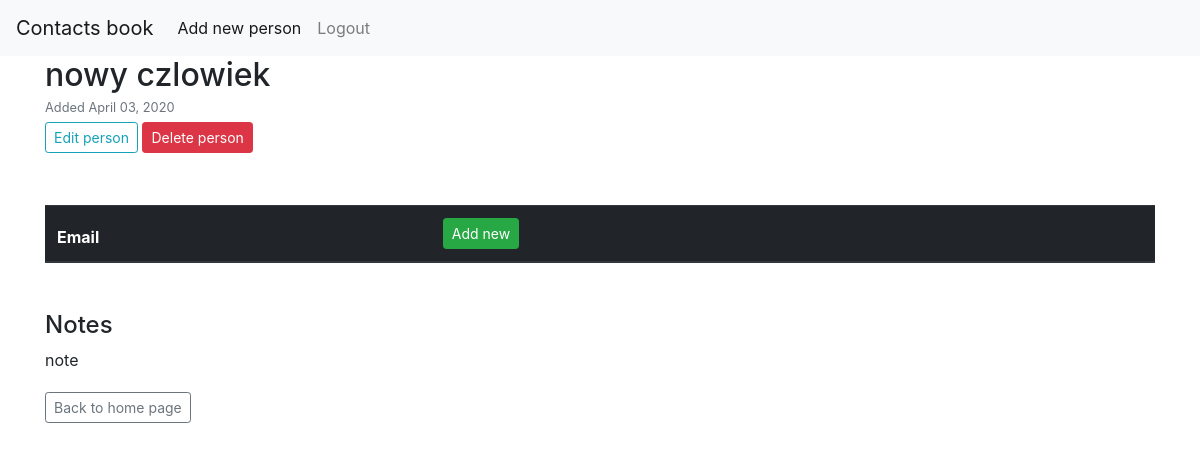
The page /person/8/ (signed in) on the database as committed earlier.
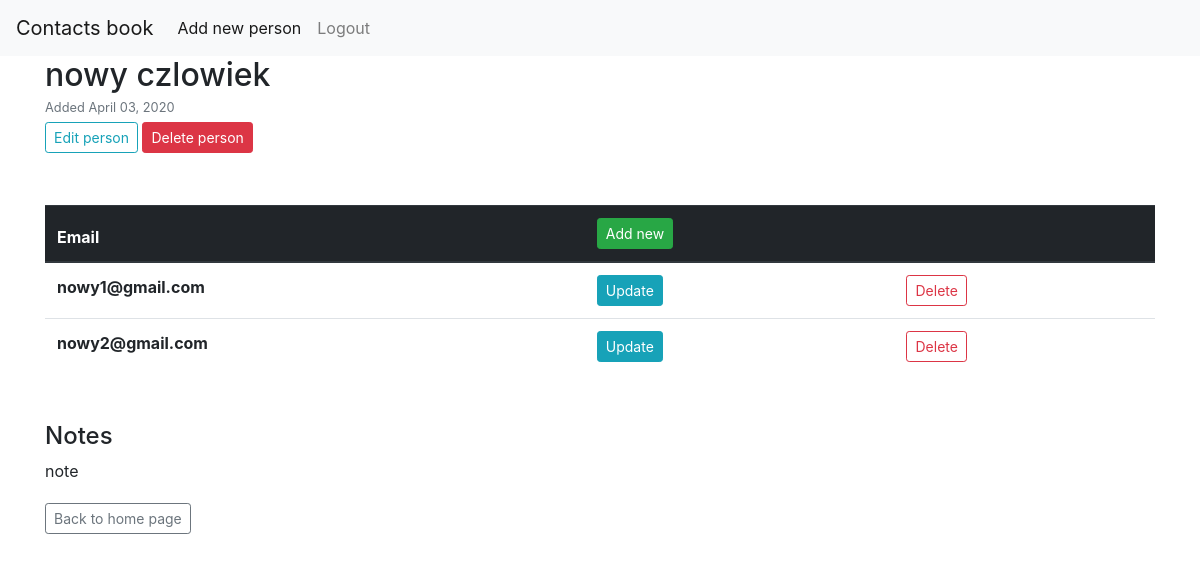
The same page on the database as committed later.
### contact_book/models.py (models this page shows, shortened)
class Email(models.Model):
    email = models.EmailField(null=False)
    person = models.ForeignKey(Person, on_delete=models.CASCADE)

### contact_book/views.py (the view)
# urls.py: path('person/<int:pk>/', PersonDetailView.as_view(), name='detail-person'),
class PersonDetailView(LoginRequiredMixin, UserPassesTestMixin, DetailView):
    model = Person
    def test_func(self):
        person = self.get_object()
        return True if self.request.user == person.owner else False

### contact_book/templates/contact_book/person_detail.html
{% extends "contact_book/base.html" %}
{% block content %}
<article class="media content-section">
    <div class="media-body">
        <h2 class="mr-2 mb-0">{{ object.first_name }} {{ object.second_name }}</h2>
        <small class="text-muted">Added {{ object.date_added|date:"F d, Y" }}</small>
        <div>
            <a href="{% url 'update-person' object.id %}"
               class="btn btn-outline-info btn-sm mt-1 mb-1">Edit
                person</a>
            <a href="{% url 'delete-person' object.id %}"
               class="btn btn-danger btn-sm mt-1 mb-1">Delete
                person</a>
        </div>
        <div class="mt-5 mb-5">
            <table class="table">
                <thead class="thead-dark">
                <tr>
                    <th scope="col">Email</th>
                    <th scope="col"><a href="{% url 'email-create' object.id %}"
                                       class="btn btn-success btn-sm">
                        Add new
                    </a></th>
                    <th></th>
                </tr>
                </thead>
                <tbody>
                {% for email in object.email_set.all %}
                <tr>
                    <th scope="row">{{ email.email }}</th>
                    <td>
                        <a href="{% url 'email-update' person_id=object.id pk=email.id %}"
                           class="btn btn-info btn-sm">
                        Update
                    </a></td>
                    <td><a
                            href="{% url 'email-delete' person_id=object.id pk=email.id %}"
                           class="btn btn-outline-danger btn-sm">
                        Delete
                    </a></td>
                </tr>
                {% endfor %}
                </tbody>
            </table>
        </div>
        <h4 class="mr-2 mt-3">Notes</h4>
        <p class="mr-2">{{ person.note }}</p>
        <div>
            <a href="{% url 'home' %}"
               class="btn btn-outline-secondary btn-sm mt-1 mb-1">Back to
                home
                page</a>
        </div>
    </div>
</article>
{% endblock content %}

Rows that differ between the two databases and show on the page:
added Email: email "nowy1@gmail.com"
added Email: email "nowy2@gmail.com"
